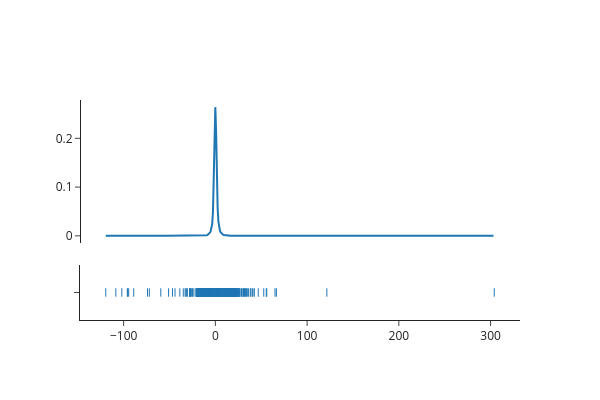

This figure's notebook cell:
### Markdown cell above
MLP activations are also sparse. That is, when we pass in an input vector to the MLP, only a few neurons in the MLP activation "light up". To see this, let's look at the intermediate MLP output on the token "Paris" in "The city Paris is in France" across all layers in our model.

### Code cell
# MLP activations are sparse!
import plotly.figure_factory as ff

# let's compare the model's representation of Paris across different contexts
with model.trace("The city Paris is in France"):
  # get the output of the 3rd token in the sequence (index 2)
  mlp_activations = [layer.mlp.output[0, 2] for layer in model.model.layers].save()

fig = ff.create_distplot(
    [[a.item() for mlp_activation in mlp_activations for a in mlp_activation]],
    group_labels=['dist_plot'],
    show_hist=False,
)

fig.update_layout(
    width=600,
    height=400,
    showlegend=False,
    template="simple_white"
)

print("Number of neurons of MLP activation in a single layer:", len(mlp_activations[0]))

fig.show()

### Figure 1 — Plotly figure (JSON) as saved in the notebook; plotly's stock layout.template omitted (floating-point values rounded to 4 significant figures; data arrays with more than 128 entries replaced by an {"elided": "..."} marker saying what was removed)
{"data": [{"legendgroup": "dist_plot", "marker": {"color": "rgb(31, 119, 180)"}, "mode": "lines", "name": "dist_plot", "showlegend": true, "type": "scatter", "x": {"elided": "500 float values"}, "xaxis": "x", "y": {"elided": "500 float values"}, "yaxis": "y"}, {"legendgroup": "dist_plot", "marker": {"color": "rgb(31, 119, 180)", "symbol": "line-ns-open"}, "mode": "markers", "name": "dist_plot", "showlegend": false, "type": "scatter", "x": {"elided": "17280 float values"}, "xaxis": "x", "y": {"elided": "17280 str values"}, "yaxis": "y2"}], "layout": {"barmode": "overlay", "height": 400, "hovermode": "closest", "legend": {"traceorder": "reversed"}, "showlegend": false, "width": 600, "xaxis": {"anchor": "y2", "domain": [0.0, 1.0], "zeroline": false}, "yaxis": {"anchor": "free", "domain": [0.35, 1], "position": 0.0}, "yaxis2": {"anchor": "x", "domain": [0, 0.25], "dtick": 1, "showticklabels": false}}}
